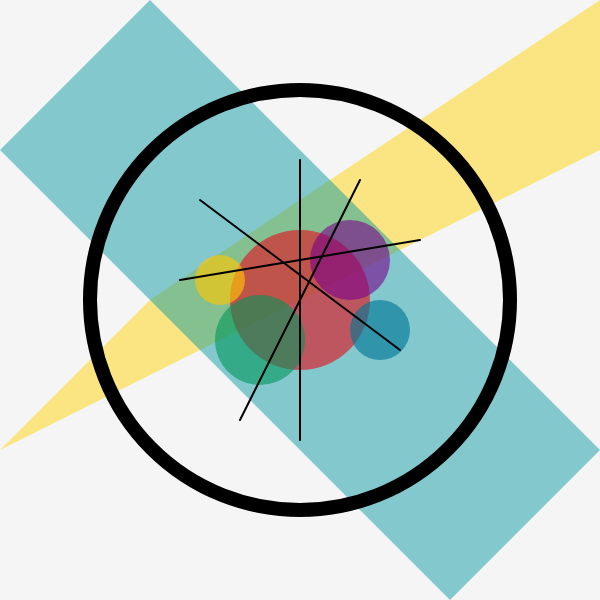
Frame 1 (no input)
Frame 2 (the mouse pressed at the canvas centre, redrawn once): identical to frame 1, image omitted

The p5.js sketch that drew this single still picture (run headless with seeded random() and noise() and a simulated clock; the mouse was pressed at the canvas centre and the sketch redrawn once):

// p5.js sketch
// ── sketch.js
function setup() {
  createCanvas(600, 600);
  noLoop();
}

function draw() {
  background(245);

  // Diagonal background shapes
  noStroke();
  fill(255, 210, 0, 120);
  quad(0, 450, 150, 300, 600, 0, 600, 150);

  fill(0, 150, 160, 120);
  quad(0, 150, 450, 600, 600, 450, 150, 0);

  // Outer black circle
  noFill();
  stroke(0);
  strokeWeight(14);
  ellipse(300, 300, 420);

  // Core circles
  noStroke();
  fill(220, 30, 40, 170);
  ellipse(300, 300, 140);

  fill(120, 0, 140, 150);
  ellipse(350, 260, 80);

  fill(0, 150, 90, 150);
  ellipse(260, 340, 90);

  fill(255, 200, 0, 160);
  ellipse(220, 280, 50);

  fill(0, 120, 150, 160);
  ellipse(380, 330, 60);

  // Lines
  stroke(0);
  strokeWeight(2);
  line(200, 200, 400, 350);
  line(180, 280, 420, 240);
  line(240, 420, 360, 180);
  line(300, 160, 300, 440);
}

// ── gallery.html
<!DOCTYPE html>
<html lang="en">
<head>
  <meta charset="UTF-8">
  <title>Kandinsky Gallery</title>
  <script src="https://cdn.jsdelivr.net/npm/p5@1.9.0/lib/p5.min.js"></script>
</head>
<body>
  <h2>Kandinsky Gallery</h2>
  <script src="gallery.js"></script>
</body>
</html>

// ── gallery.js
let cols = 3;
let rows = 2;
let cellW, cellH;

function setup() {
  createCanvas(900, 600);
  cellW = width / cols;
  cellH = height / rows;
  noLoop();
}

function draw() {
  background(245);

  for (let y = 0; y < rows; y++) {
    for (let x = 0; x < cols; x++) {
      push();
      translate(x * cellW + cellW / 2, y * cellH + cellH / 2);
      scale(0.35);
      drawMiniComposition();
      pop();
    }
  }
}

function drawMiniComposition() {
  let rot = random(360);
  rotate(rot);

  // outer circle
  noFill();
  stroke(30);
  strokeWeight(6);
  ellipse(0, 0, 200);

  // random circles
  noStroke();
  fill(random(255), random(255), random(255), 160);
  ellipse(random(-40, 40), random(-40, 40), random(40, 80));

  fill(random(255), random(255), random(255), 140);
  ellipse(random(-60, 60), random(-60, 60), random(30, 70));

  // lines
  stroke(20);
  strokeWeight(2);
  line(-80, -60, 80, 40);
  line(-60, 80, 60, -80);
}
